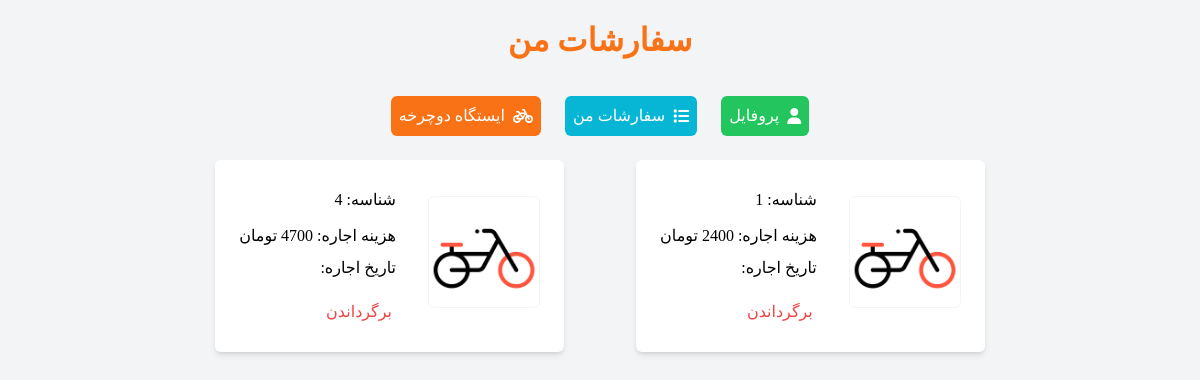
The app's page /bike/my-bike (signed in), older data.
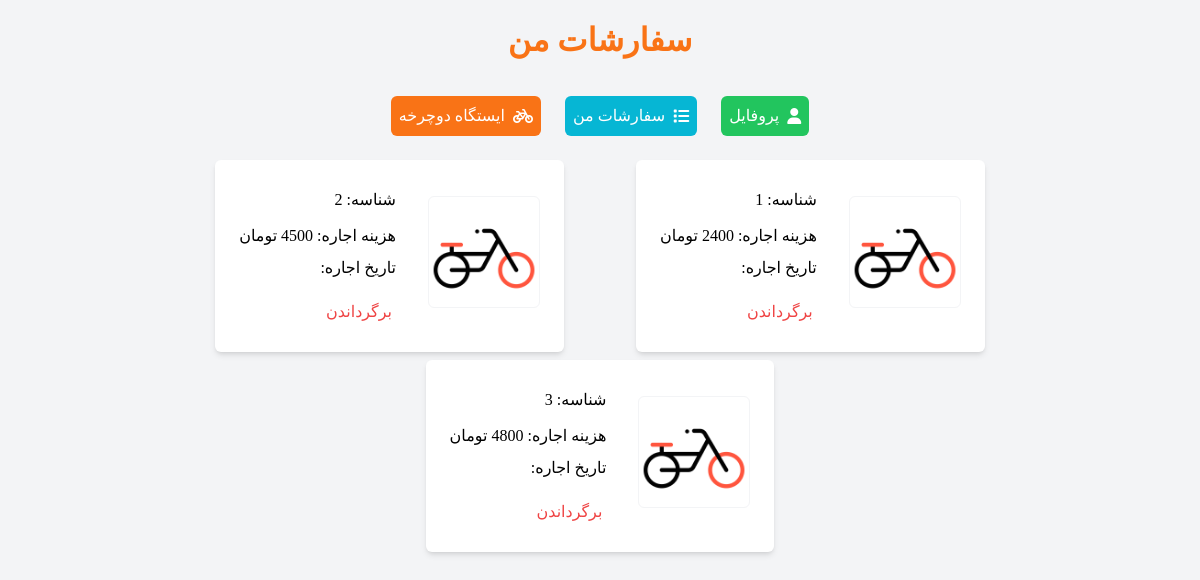
The same page, newer data.
### reservation/models.py (models this page shows, shortened)
class BikeToUser(models.Model):
    user = models.ForeignKey(User, on_delete=models.CASCADE, verbose_name='کاربر')
    bike = models.ForeignKey(Bike, on_delete=models.CASCADE, verbose_name='دوچرخه')
    status = models.BooleanField(default=False, verbose_name="پس داده شده/نشده")
    date = jmodels.jDateTimeField(auto_now_add=True, verbose_name="تاریخ رزرو")
    class Meta:
        verbose_name = 'رزرو'
        verbose_name_plural = 'رزروها'

### bike/models.py (models this page shows, shortened)
class Bike(models.Model):
    price = models.IntegerField(verbose_name='نرخ اجاره ساعتی')
    add_date = models.DateField(auto_now_add=True, verbose_name='تاریخ اضافه شدن')
    status = models.BooleanField(default=False, verbose_name='اجاره داده شده')
    type = models.ForeignKey(Type, on_delete=models.CASCADE, verbose_name='نوع')
    class Meta:
        verbose_name = "دوچرخه"
        verbose_name_plural = "دورچرخه ها"

### bike/views.py (the view)
# urls.py: path('my-bike', views.MyBikesView.as_view(), name='my-bike')
class MyBikesView(LoginRequiredMixin ,ListView):
    login_url = "/account/login"
    template_name = 'my_bike.html'
    queryset = BikeToUser.objects.all()
    def get_context_data(self, **kwargs):
        context = super().get_context_data(**kwargs)
        context["bike"] = BikeToUser.objects.filter(user=self.request.user, status=True).all()
        return context

### bike/templates/my_bike.html (shortened to what this page needs)
{% extends 'main.html' %}
{% load jformat %}
{% block content %}
    <h1 class="text-[2rem] azar font-bold text-orange-500 text-center mt-4 mb-8">سفارشات من</h1>
    {% include 'menu.html' %}
    <section class="flex justify-center flex-wrap gap-2">
        {% if bike %}
            {% for item in bike %}
                <div class="flex bg-white rounded-md p-6 w-fit items-center azar shadow-md gap-x-8 mx-8">
                    <div>
                        <img src="./../static/images/get-bike.png" alt=""
                             class="block w-[7rem] mb-2 border border-gray-100 rounded-md">
                    </div>
                    <div class="flex flex-col">
                        <span class="my-1">شناسه: {{ item.bike.id }}</span>
                        <span class="mt-2">هزینه اجاره: {{ item.bike.price }} تومان</span>
                        <span class="mt-2">تاریخ اجاره: {{ item.date | jformat:"%H:%M - %Y/%m/%d" }} </span>
                        <a href="{% url 'reservation:revert-bike' item.bike.id %}"
                           class="mt-4 text-red-500 text-center rounded-md w-fit p-1 hover:text-white hover:bg-red-500 duration-300">برگرداندن</a>
                    </div>
                </div>
            {% endfor %}
        {% else %}
            <p class="azar text-[1.3rem] mt-12">شما هنوز هیچ دوچرخه ای اجاره نکرده اید!</p>
        {% endif %}
    </section>
{% endblock %}

Row changes from the older to the newer data that the page shows:
no longer on this page (row edited): BikeToUser: bike.id "4", bike.price "4700"
added BikeToUser: bike.id "2", bike.price "4500"
added BikeToUser: bike.id "3", bike.price "4800"
